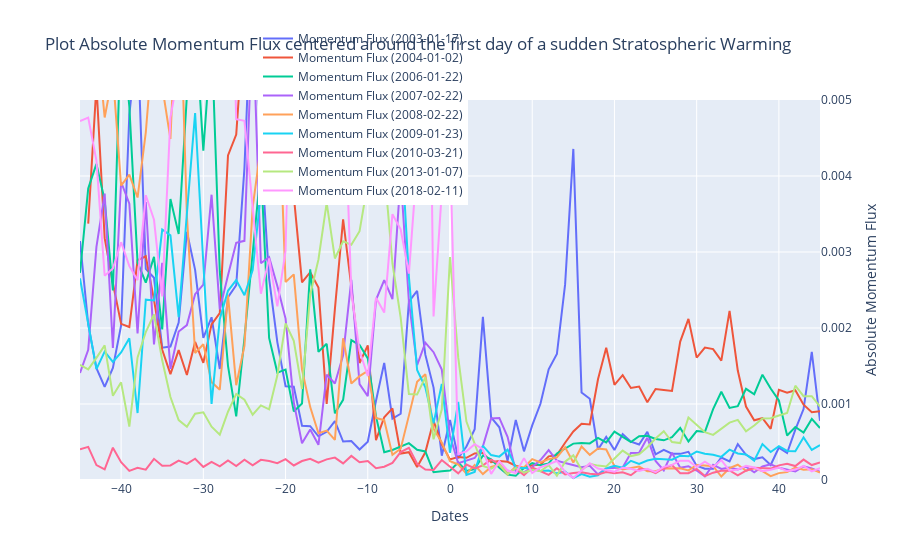

Notebook code cell kept with this figure:
### Code cell
# =================================================================================================
# Plot absolute Momemtum flux with Plotly
# =================================================================================================

# group df by year and plot the mean of each year
df = df_all

df_grouped = df.groupby('central_date')

fig = go.Figure()

for year, dataframe in df_grouped:
    # plot the mean of each year using plotly
    fig.add_trace(go.Scatter(x=dataframe['t_delta'], y=dataframe['mf_abs'], name=f'Momentum Flux ({year})', line=dict(), yaxis='y2'))

    
fig.update_layout(
    yaxis=dict(
        range=[-20, 50],
        title='ZMZW in m/s'
    )
    ,yaxis2=dict(
        range=[-0.0, 0.005],
        title='Absolute Momentum Flux',
        side='right',
        overlaying='y'
    )
    ,xaxis=dict(title='Dates'),
    title=f'Plot Absolute Momentum Flux centered around the first day of a sudden Stratospheric Warming ',
    legend=dict(orientation="h", y=1.2, x=0.5))

# Show the plot
fig.show()
